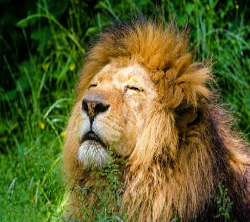
#> input picture py_work/numpy&opencv/20211217/lion.png, 250 x 222 px
$ python ex01.py
#> lines starting #> are read from the running program, lines starting #| are printed output that depends on the picture
import cv2

lionimg = cv2.imread("lion.png")
#> lionimg is the input picture: shape (222, 250, 3); mean B, G, R 44.3, 97.2, 94.9

center_x = lionimg.shape[1]/2
#> center_x = 125
center_y = lionimg.shape[0]/2
#> center_y = 111

cv2.imshow('lionimg', lionimg)
cv2.waitKey(0)


for angle in range(0,181,10):
    M= cv2.getRotationMatrix2D((center_x,center_y),angle,0.5) #10도 0.5배수
    print(M)
    warplion = cv2.warpAffine(lionimg,M,(lionimg.shape[0],lionimg.shape[1]))

    cv2.imshow('warplion',warplion)
    cv2.waitKey(0)
#> this loop made 19 passes
#> pass 1, `warplion = cv2.warpAffine(lionimg,M,(lionimg.shape[0],lionimg.shape[1]))`:
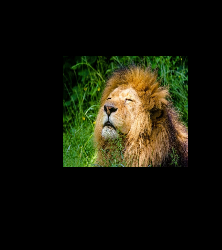
#> warplion: shape (250, 222, 3); mean B, G, R 11.1, 24.3, 23.8
#> pass 2, `warplion = cv2.warpAffine(lionimg,M,(lionimg.shape[0],lionimg.shape[1]))`:
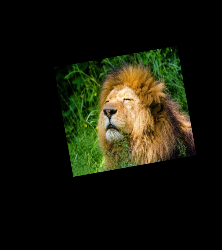
#> warplion: shape (250, 222, 3); mean B, G, R 11, 24.3, 23.7
#> pass 3, `warplion = cv2.warpAffine(lionimg,M,(lionimg.shape[0],lionimg.shape[1]))`:
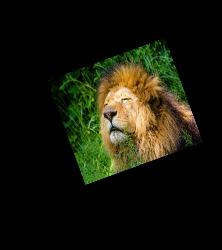
#> warplion: shape (250, 222, 3); mean B, G, R 11.1, 24.3, 23.7

$ run again, with py_work/numpy&opencv/20211217/rabbit.png copied over py_work/numpy&opencv/20211217/lion.png
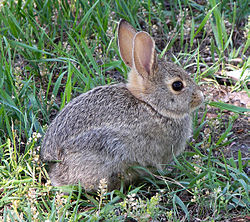
#> input picture py_work/numpy&opencv/20211217/rabbit.png, 250 x 222 px
#> lionimg is the input picture: shape (222, 250, 3); mean B, G, R 108.7, 125.4, 111.7
#> the loop `for angle in range(0,181,10):` made 19 passes
#> pass 1, `warplion = cv2.warpAffine(lionimg,M,(lionimg.shape[0],lionimg.shape[1]))`:
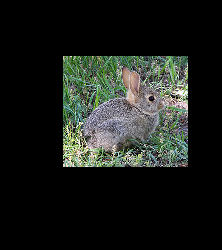
#> warplion: shape (250, 222, 3); mean B, G, R 27.2, 31.3, 27.9
#> pass 3, `warplion = cv2.warpAffine(lionimg,M,(lionimg.shape[0],lionimg.shape[1]))`:
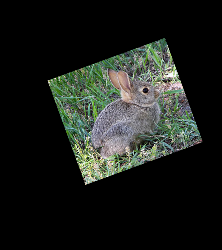
#> warplion: shape (250, 222, 3); mean B, G, R 27.2, 31.4, 27.9
